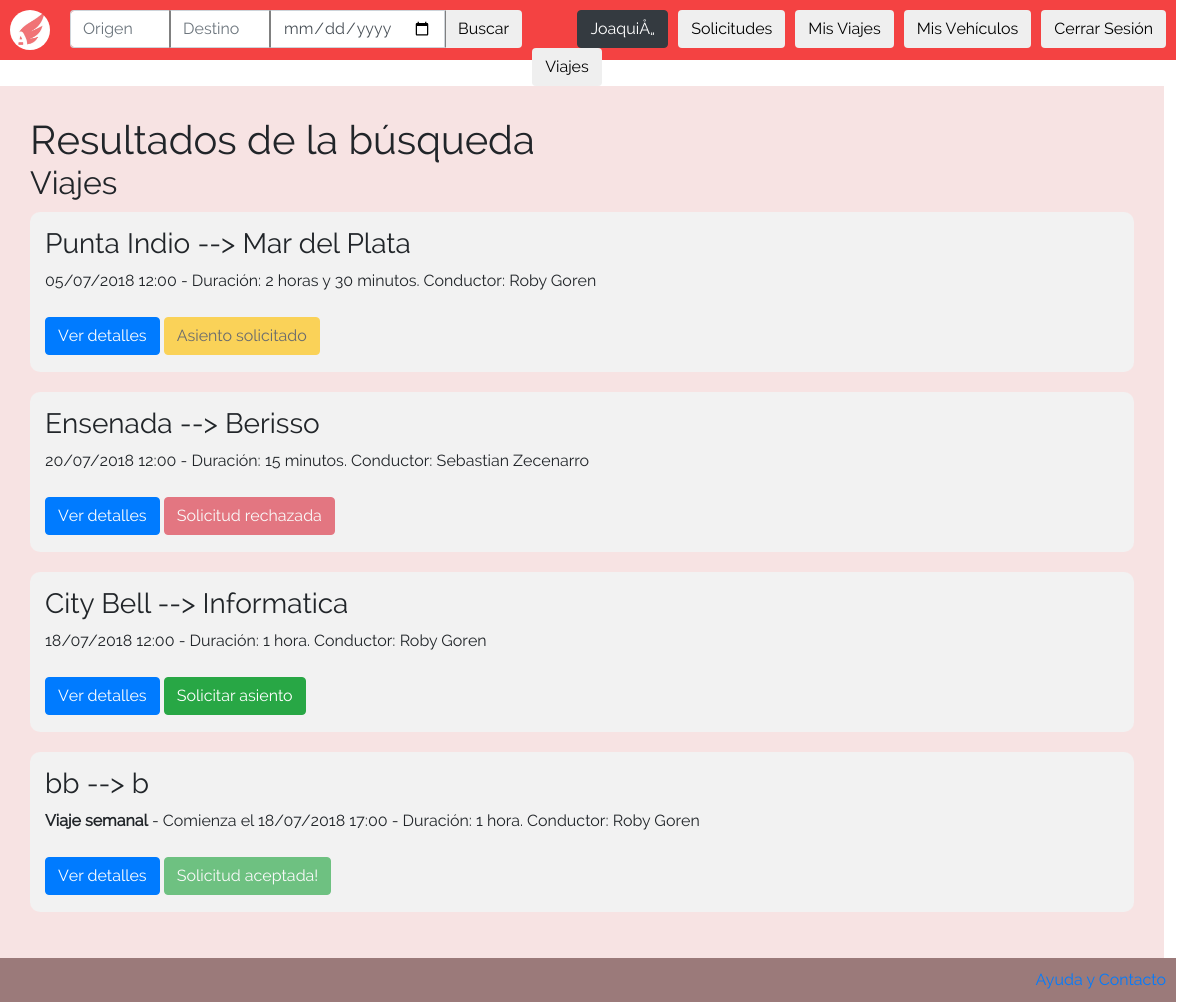
The page /vistas/buscar_viaje.php (signed in) on the database as committed earlier.
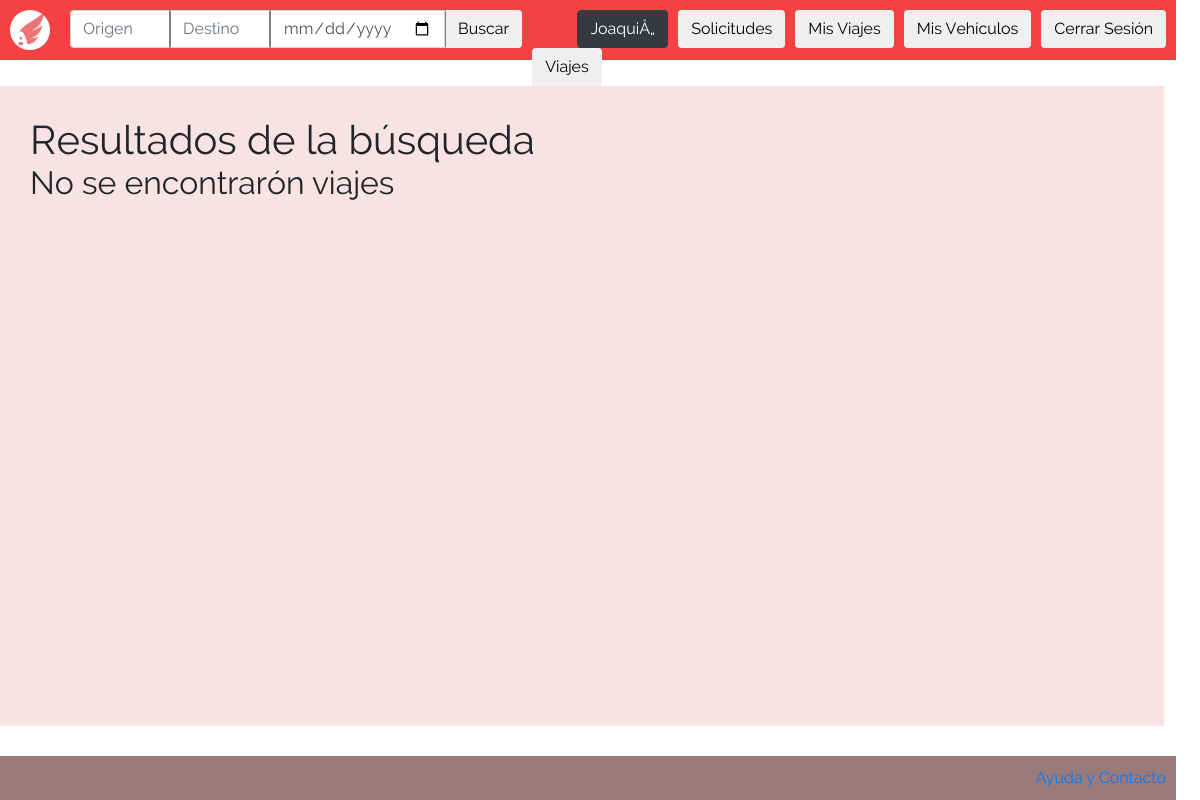
The same page on the database as committed later.
### tables this page shows
CREATE TABLE `viajes` (
  `id_viaje` int(11) NOT NULL,
  `id_usuario` int(11) NOT NULL,
  `patente` varchar(10) NOT NULL,
  `origen` text NOT NULL,
  `destino` text NOT NULL,
  `duracion` decimal(10,5) NOT NULL,
  `fecha_hora` datetime NOT NULL,
  `descripcion` text NOT NULL,
  `tipo` int(11) NOT NULL,
  `costo` decimal(10,5) NOT NULL,
  `tarjeta` bigint(20) NOT NULL,
  `pago_conductor` int(11) NOT NULL DEFAULT '0',
  `pago_pasajero` int(11) NOT NULL DEFAULT '0'
);

CREATE TABLE `usuario` (
  `id_usuario` int(11) NOT NULL,
  `nombre` varchar(2048) NOT NULL,
  `apellido` varchar(2048) NOT NULL,
  `fecha_de_nacimiento` date NOT NULL,
  `mail` varchar(2048) NOT NULL,
  `promedio_puntuacion_conductor` double NOT NULL,
  `promedio_puntuacion_pasajero` double NOT NULL,
  `id_direccion` int(11) NOT NULL,
  `contrasenia` varchar(256) NOT NULL,
  `foto_perfil` text NOT NULL,
  `gasto` double NOT NULL DEFAULT '0',
  `ahorro` double NOT NULL DEFAULT '0'
);

### vistas/buscar_viaje.php (the view, shortened to what this page needs)
<!DOCTYPE html>
<html>
  <head>
    <link href="/css/bootstrap.css" rel="stylesheet" type="text/css" >
    <link href="/css/index.css" rel="stylesheet" type="text/css">
    <link href="/css/listar_vehiculos.css" rel="stylesheet" type="text/css">
  </head>
  <body>
    <?php
      include("../php/abrir_conexion.php");
      include("../php/utils.php");
      include("header.php");
      $user_id = $_SESSION["user_id"];
      $title = "";
      $query = "SELECT * from viajes WHERE id_usuario!=$user_id";
      $result = mysqli_query($conn, $query);
    ?>
    <div id="body">
      <h1>Resultados de la búsqueda</h1>
      <?php
        if(mysqli_num_rows($result) == 0){
          echo "<h2>No se encontrarón viajes$title</h2>";
        } else {
          echo "<h2>Viajes$title</h2>";
        }
        while($trip = mysqli_fetch_assoc($result)){
          $query = "SELECT * FROM usuario WHERE id_usuario=".$trip["id_usuario"];
          $driver = mysqli_fetch_assoc(mysqli_query($conn, $query));
          $name = $driver["nombre"]." ".$driver["apellido"];
      ?>
      <div class="vehicle">
        <div class="vehicle-info">
          <h3><?= $trip["origen"] ?> --> <?= $trip["destino"] ?></h3>
          <?=
            ($trip["tipo"] == WEEKLY_TRIP)?"<strong>Viaje semanal</strong> - Comienza el ":"";
          ?>
          <?= date("d/m/Y H:i", strtotime($trip["fecha_hora"])); ?> - Duración:
          <?php
            echo printTime($trip["duracion"]).".";
          ?>
          Conductor: <?= $name ?>
	        <br>
          <br>
	          <form class="" action="/vistas/ver_detalles_viaje.php" method="post">
              <button class="btn btn-primary" name="">Ver detalles</button>
          </form>
	        <form class="" action="/php/verificar_disponibilidad.php" method="post">
            <?php
              if (alreadyHaveRequest($conn, $_SESSION["user_id"], $trip["id_viaje"])){
                $query = "SELECT * FROM solicitud WHERE id_viaje=".$trip["id_viaje"]." AND id_pasajero=".$_SESSION["user_id"];
                $request = mysqli_fetch_assoc(mysqli_query($conn, $query));
                switch($request["estado"]){
                  case PENDING: echo '<button class="btn btn-warning" disabled>Asiento solicitado</button>';
                    break;
                  case ACCEPTED: echo '<button class="btn btn-success" disabled>Solicitud aceptada!</button>';
                    break;
                  case REJECTED: echo '<button class="btn btn-danger" disabled>Solicitud rechazada</button>';
                    break;
                }
              } else {
                ?> <button class="btn btn-success">Solicitar asiento</button> <?
              }
            ?>
          </form>
        </div>
      </div>
      <?php } ?>
    </div>
    <?php
      include("footer.php");
    ?>
  </body>
</html>

### vistas/header.php (shortened to what this page needs)
<div id="header">
  <img id="logo" src="/img/logo.jpeg" />
  <form id="search-form" class="form-inline" method="post" action="/vistas/buscar_viaje.php">
    <input <?= (isset($_POST["origin"]))?"value='".$_POST["origin"]."'":"" ?> type="text" name="origin" class="form-control mb-2 mr-sm-2 search s1" id="inlineFormInputName2" placeholder="Origen">
    <div class="input-group mb-2 mr-sm-2">
      <input <?= (isset($_POST["destination"]))?"value='".$_POST["destination"]."'":"" ?> type="text" name="destination" class="form-control search s2" id="inlineFormInputGroupUsername2" placeholder="Destino">
    </div>
    <div class="form-check mb-2 mr-sm-2">
      <input <?= (isset($_POST["date"]))?"value='".$_POST["date"]."'":"" ?> type="date" name="date" class="form-control search" id="date" name="date" placeholder="Fecha">
    </div>
    <button type="submit" class="btn mb-2" id="search-button">Buscar</button>
  </form>
  <button class="btn"><a href="/php/cerrar_sesion.php">Cerrar Sesión</a></button>
  <button class="btn"><a href="/vistas/listar_vehiculos.php">Mis Vehículos</a></button>
  <button class="btn"><a href="/vistas/ver_viajes.php">Mis Viajes</a></button>
  <button class="btn"><a href="/vistas/ver_solicitudes.php">Solicitudes</a></button>
  <button class="btn btn-dark" ><a style="color: white" href="/vistas/ver_perfil.php"><?php echo  $_SESSION["user_name"] ?></a></button>
  <button class="btn" id="left-button"><a href="/vistas/listar_todos_los_viajes.php">Viajes</a></button>
</div>

### php/utils.php (shortened to what this page needs)
<?php
  function printTime($time){
    $hours = floor($time);
    $minutes = $time-$hours;
    if($hours > 0){
      echo $hours.(($hours>=2)?" horas":" hora");
      if($minutes > 0){
        echo " y";
      }
    }
    if($minutes > 0){
      echo " ".($minutes*60)." minutos";
    }
  }
  function alreadyHaveRequest($conn, $user_id, $trip_id){
    $query = "SELECT * FROM solicitud WHERE id_pasajero='$user_id' AND id_viaje='$trip_id' ";
    $requests = mysqli_query($conn, $query);
    return mysqli_num_rows($requests) > 0;
  }
?>

### vistas/footer.php
<div id="footer">
        <a id="help_link"  href="/php/ayuda.php">Ayuda y Contacto</a>
      </div>

### css/index.css (style rules this page uses)
html, body { height: 100%; width: 99%; margin: 0px; padding: 0px; font-family: "Raleway"; }
h1, h2 { margin: 0px }
#header { width: 100%; height: 60px; background-color: rgb(244, 66, 66); margin: 0px; padding: 10px; }
#logo { border-radius: 100%; height: 40px; float: left; margin-right: 20px; }
#header #search-button { margin-left: -8px; border-top-left-radius: 0; border-bottom-left-radius: 0; border-left-color: grey; }
#header button { float: right; margin-left: 10px; }
#header #left-button { float: left; margin-left: 10px; }
#header form { float: left; }
#header form .search { width: 100px; margin-left:0px; margin-right:0px !important; }
.s1 { border-top-right-radius: 0; border-bottom-right-radius: 0; border-right-color: grey; }
.s2 { border-radius: 0; border-right-color: grey; border-left-color: grey; }
#header #date { width: 175px; height: 38px; margin-left: -8px; border-radius: 0 !important; border-left-color: grey; }
button a { color: black; }
#body { padding-top: 30px; padding-bottom: 20px; padding-left: 30px; background-color: rgb(247, 227, 227); width: 99%; min-height: 80%; overflow: auto; margin: 0px; padding-bottom: 70px; }
#footer { width: 98%; height: content; background-color: rgb(155, 122, 122); margin: 0px; padding: 10px; overflow: auto; position: fixed; bottom: 0; left: 0; }
#help_link { float: right; }

### css/listar_vehiculos.css (style rules this page uses)
.vehicle { height: 160px; width: calc(100% - 30px); background-color: rgb(242, 242, 242); margin-bottom: 20px; margin-top: 10px; border-radius: 10px; padding: 15px; }
.vehicle form { display: inline; }
.vehicle-info { float: left; }

Rows that differ between the two databases and show on the page:
removed viajes: origen "Punta Indio", destino "Mar del Plata", fecha_hora "05/07/2018 12:00", duracion "2", shows "horas", shows "y", $minutes*60 "30", id_usuario.apellido "Roby Goren", shows "Asiento solicitado"
removed viajes: origen "Ensenada", destino "Berisso", fecha_hora "20/07/2018 12:00", $minutes*60 "15", id_usuario.apellido "Sebastian Zecenarro", shows "Solicitud rechazada"
removed viajes: origen "City Bell", destino "Informatica", fecha_hora "18/07/2018 12:00", duracion "1", id_usuario.apellido "Roby Goren", shows "Solicitar asiento"
removed viajes: origen "bb", destino "b", tipo "Viaje semanal", fecha_hora "18/07/2018 17:00", duracion "1", id_usuario.apellido "Roby Goren", shows "Solicitud aceptada!"
Other text that changed with them:
text no longer shown: "Viajes"
text now shown: "No se encontrarón viajes"
